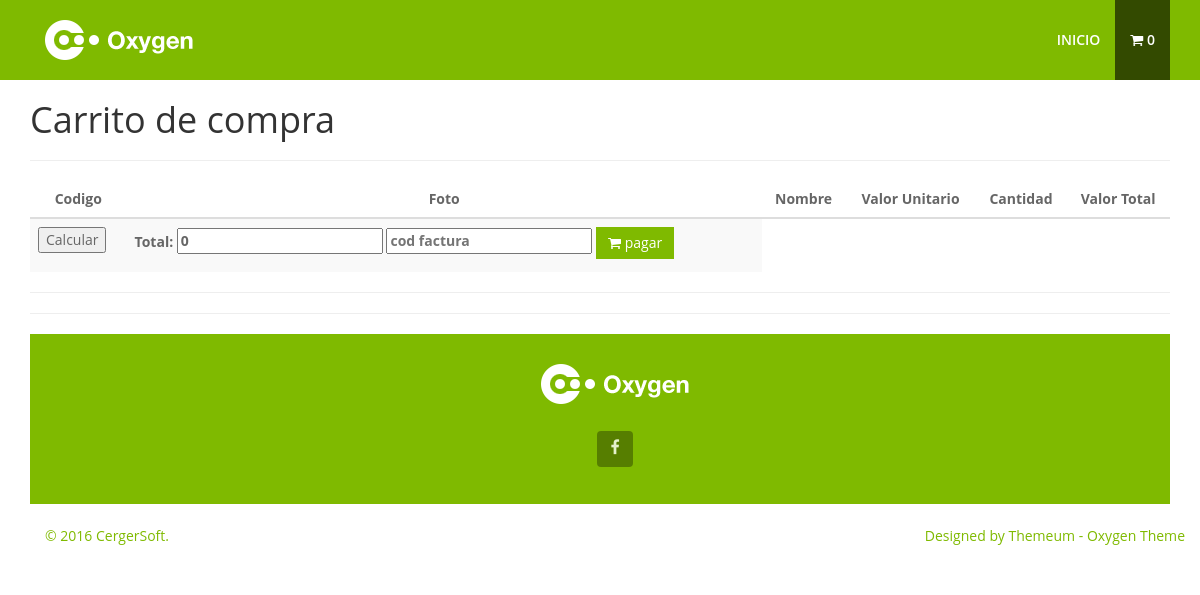
The page /viewcart.php (signed in) on the database as committed earlier.
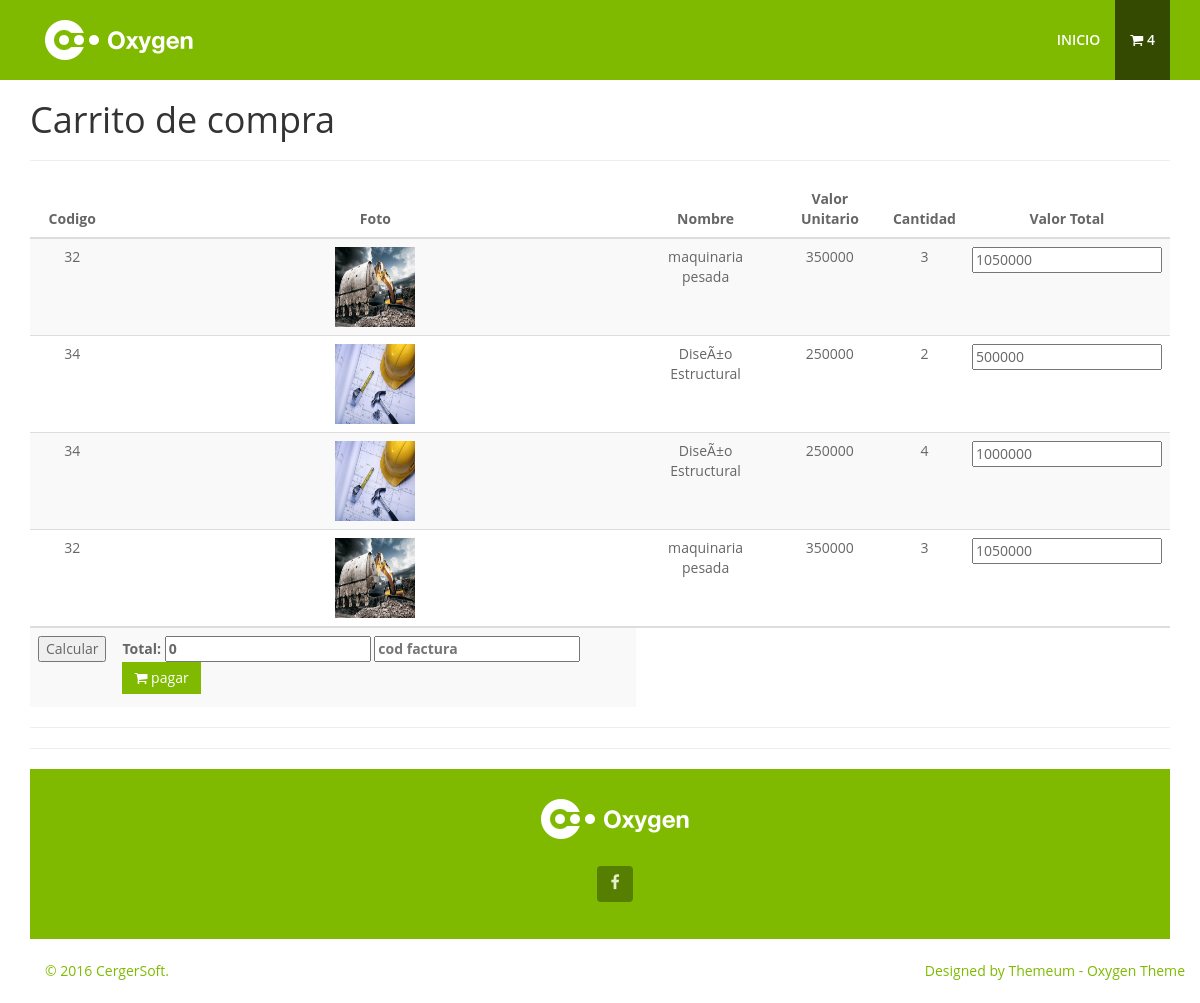
The same page on the database as committed later.
### tables this page shows
CREATE TABLE `addcart` (
  `addcart_id` int(11) NOT NULL,
  `user_id` int(11) NOT NULL,
  `banner_id` int(11) NOT NULL,
  `addcart_cant` int(11) NOT NULL,
  `addcart_valor` float NOT NULL
);

CREATE TABLE `banner` (
  `banner_id` int(11) NOT NULL,
  `banner_titulo` varchar(50) NOT NULL,
  `banner_descripcion` varchar(250) NOT NULL,
  `banner_precio` float NOT NULL,
  `banner_active` set('activo','pendiente','','') NOT NULL,
  `banner_status` set('anuncio','banner','ambos','pendiente') NOT NULL DEFAULT 'pendiente',
  `banner_img` varchar(255) NOT NULL
);

### viewcart.php (the view, shortened to what this page needs)
<?php
if(!isset($_SESSION["session_username"])) {
    header("location:../");
} else {
?>
<!DOCTYPE html>
<html lang="en">
<head>
  <link href="css/bootstrap.min.css" rel="stylesheet">
  <link href="css/animate.min.css" rel="stylesheet">
  <link href="css/font-awesome.min.css" rel="stylesheet">
  <link href="css/lightbox.css" rel="stylesheet">
  <link href="css/main.css" rel="stylesheet">
  <link id="css-preset" href="css/presets/preset3.css" rel="stylesheet">
  <link href="css/responsive.css" rel="stylesheet">
</head>
<body>
  <header id="home">
    <div class="main-nav">
      <div class="container">
        <div class="navbar-header">
          <a class="navbar-brand" href="./clientes.php">
            <h1><img class="img-responsive" src="images/logo.png" alt="logo"></h1>
          </a>
        </div>
        <div class="collapse navbar-collapse">
          <ul class="nav navbar-nav navbar-right">
            <li class="scroll"><a href="./clientes.php">Inicio</a></li>
            <?php
              include ("logica/database.php");
              $userid = $_SESSION['user_id'];
              $consulta="SELECT * FROM `addcart` WHERE `user_id` = '$userid' ";
              $hacerConsulta=mysqli_query($conexion,$consulta);
              $shoppinin=mysqli_num_rows($hacerConsulta);
            ?>
            <li class="scroll active"><a href="viewcart.php"><i class="fa fa-shopping-cart"></i> <?php echo $shoppinin; ?></a></li>
          </ul>
        </div>
      </div>
    </div>
  </header>
 <div >
	<div class="container table-responsive">
<h1>Carrito de compra</h1>
<hr>
<table class="table table-striped">
  <thead>
    <tr>
      <th><center> Codigo </center></th>
      <th><center> Foto </center></th>
      <th><center> Nombre </center></th>
      <th><center> Valor Unitario </center></th>
      <th><center> Cantidad </center></th>
      <th><center> Valor Total </center></th>
    </tr>
  </thead>
<tbody>
<?php
  require 'logica/database.php';
  $user =$_SESSION['user_id'];
$sql="SELECT * FROM `addcart` JOIN banner WHERE addcart.banner_id = banner.banner_id and addcart.user_id = '$user' ";
$re=mysqli_query($conexion, $sql) or die (mysql_error());
  while ($row=mysqli_fetch_array($re,MYSQLI_ASSOC)){ ?>
    <tr>
      <td><center> <?php echo $row['banner_id'];?> </center></td>
      <td><center> <img src="images/slider/<?php echo $row['banner_img'];?>" width="80px" height="80px"> </center></td>
      <td><center> <?php echo $row['banner_titulo'];?> </center></td>
      <td><center> <?php echo $row['banner_precio'];?> </center></td>
      <td><center> <?php echo $row['addcart_cant'];?> </center></td>
      <td><center><input type="text" class="importe_linea" value="<?php echo $row['addcart_valor'];?>"/>  </center></td>
    </tr>
<?php } ?>
  </tbody>
  <td><input type="button" value="Calcular" onclick="calcular_total()"/> </td>
      <td>
        <form action="logica/pagarcart.php" method="post">
        <label for="total">Total: <input type="text" name="total" id="total" value="0"/>
        <input type="text" name="factura" placeholder="cod factura">
          <button class="btn btn-primary"><i class="fa fa-shopping-cart"></i> pagar</button>
        </form>
      </td>
</table>
<hr>
<hr>
  <footer id="footer">
    <div class="footer-top wow fadeInUp" data-wow-duration="1000ms" data-wow-delay="300ms">
      <div class="container text-center">
        <div class="footer-logo">
          <a href="./clientes.php"><img class="img-responsive" src="images/logo.png" alt=""></a>
        </div>
        <div class="social-icons">
          <ul>
            <li><a class="facebook" href="#"><i class="fa fa-facebook"></i></a></li>
          </ul>
        </div>
      </div>
    </div>
    <div class="footer-bottom">
      <div class="container">
        <div class="row">
          <div class="col-sm-6">
            <p>&copy; 2016 CergerSoft.</p>
          </div>
          <div class="col-sm-6">
            <p class="pull-right">Designed by <a href="http://www.themeum.com/">Themeum</a> - Oxygen Theme</p>
          </div>
        </div>
      </div>
    </div>
  </footer>
</body>
</html>
<?php
}
?>

### css/main.css (style rules this page uses)
body { font-family: 'Open Sans', sans-serif; font-size: 14px; line-height: 24px; color: #666; background-color: #fff; }
h1, h2, h3, h4, h5, h6 { color: #333; }
.btn { border: 0; border-radius: 0; }
a { text-decoration: none; -webkit-transition: 300ms; -moz-transition: 300ms; -o-transition: 300ms; transition: 300ms; }
.navbar-right li a { color: #fff; text-transform: uppercase; font-size: 14px; font-weight: 600; padding-top: 30px; padding-bottom: 30px; }
.navbar-right li.active a { background-color: rgba(0,0,0,.6); }
.navbar-brand h1 { margin-top: 5px; }
.social-icons { margin-top:30px; text-align: center; }
.social-icons ul { list-style: none; padding: 0; margin: 0; display: inline-block; }
.social-icons ul li { float: left; margin-right: 8px; }
.social-icons ul li:last-child { margin-right: 0; }
.social-icons ul li a { color:#fff; background-color: #d9d9d9; height: 36px; width: 36px; line-height: 36px; display: block; font-size: 16px; opacity: 0.8; }
#footer { color:#fff; }
.footer-top { position: relative; padding:30px 0 }
#footer .footer-bottom { background-color: #fff; padding: 20px 0 10px; }
.footer-logo { display: inline-block; margin-bottom: 5px; }
#footer .social-icons { margin-top: 15px; }
#footer .social-icons ul { list-style: none; padding: 0; margin: 0; }
#footer .social-icons ul li a { background-color: rgba(0,0,0,.4); border-radius: 4px; line-height: 33px; }

Rows that differ between the two databases and show on the page:
added addcart: banner.banner_id "32", banner.banner_img (picture), banner.banner_titulo "maquinaria pesada", banner.banner_precio "350000", addcart_cant "3", addcart_valor "1050000"
added addcart: banner.banner_id "34", banner.banner_img (picture), banner.banner_titulo "DiseÃ±o Estructural", banner.banner_precio "250000", addcart_cant "2", addcart_valor "500000"
added addcart: banner.banner_id "34", banner.banner_img (picture), banner.banner_titulo "DiseÃ±o Estructural", banner.banner_precio "250000", addcart_cant "4", addcart_valor "1000000"
added addcart: banner.banner_id "32", banner.banner_img (picture), banner.banner_titulo "maquinaria pesada", banner.banner_precio "350000", addcart_cant "3", addcart_valor "1050000"
Other text that changed with them:
$shoppinin: "0" → "4"
